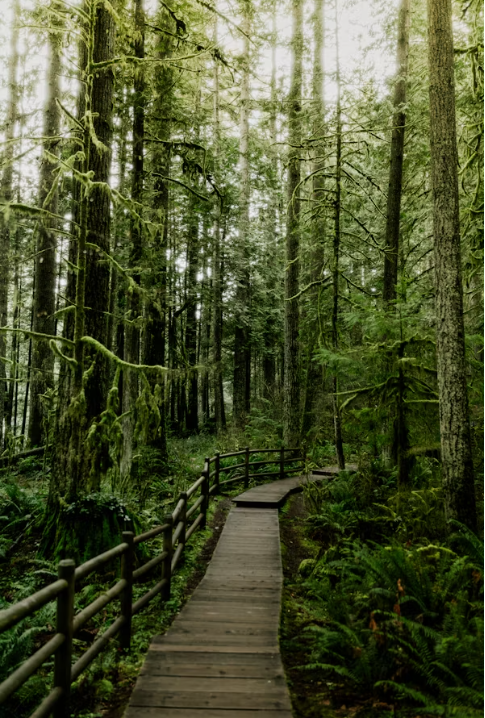
#> input picture exp9/nature.png, 485 x 718 px
$ python canny.py
#> lines starting #> are read from the running program, lines starting #| are printed output that depends on the picture
import cv2
img=cv2.imread("nature.png")
#> img is the input picture: shape (718, 485, 3); mean B, G, R 47, 81.7, 74.8
t_upper=50
t_lower=150
edge=cv2.Canny(img,t_lower,t_upper)
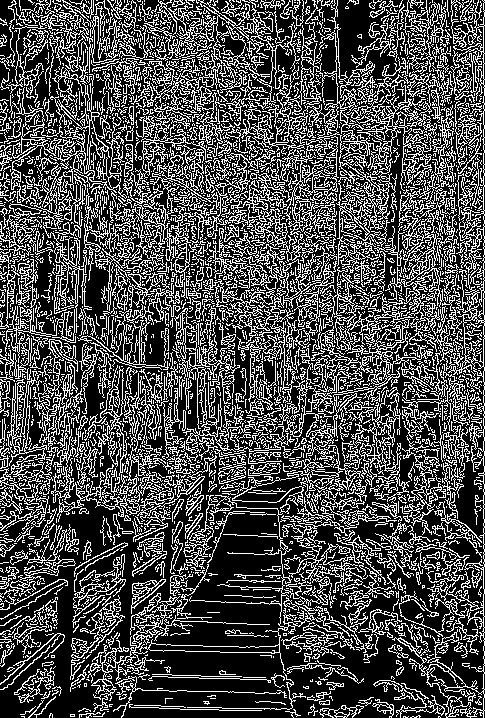
#> edge: shape (718, 485); 30.2% white in thin lines or dots
cv2.imshow('original',img)
cv2.waitKey(0)
cv2.imshow('Canny',edge)
cv2.waitKey(0)
